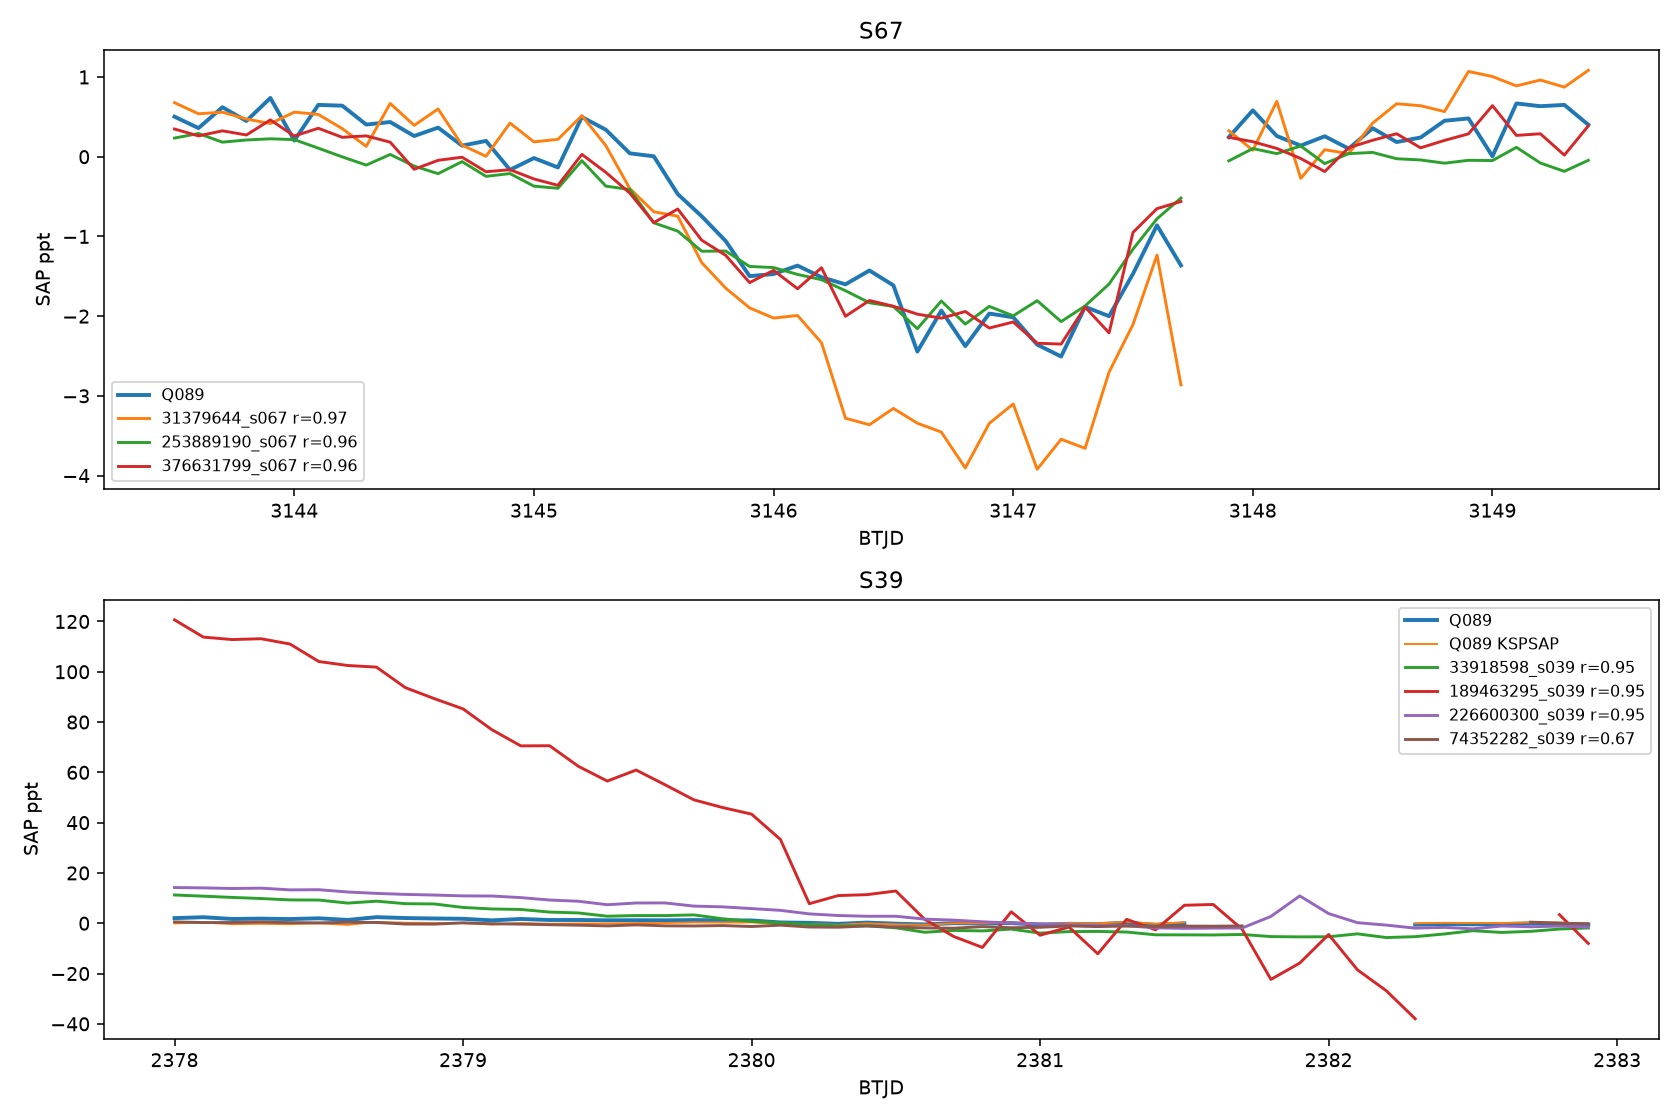

Write the Python code that produced this figure.
from pathlib import Path
import numpy as np,json,hashlib
from astropy.io import fits
import matplotlib;matplotlib.use('Agg')
import matplotlib.pyplot as plt
D=Path(r'[local-path-redacted]')
def read(p):
 with fits.open(p,memmap=False) as h:
  d=h[1].data;t=np.array(d['TIME'],float);f=np.array(d['SAP_FLUX'],float);q=np.array(d['QUALITY']);names=d.names; k=np.array(d['KSPSAP_FLUX'],float) if 'KSPSAP_FLUX' in names else np.full(len(t),np.nan);head=h[0].header
 g=np.isfinite(t)&np.isfinite(f)&(f>0)&(q==0);return t[g],f[g],k[g],head
out={};fig,ax=plt.subplots(2,1,figsize=(12,8))
for j,(sec,start,end) in enumerate([(67,3143.5,3149.5),(39,2378,2383)]):
 edges=np.arange(start,end,.1)
 def bins(t,f):
  return np.array([np.median(f[(t>=x)&(t<x+.1)]) if np.sum((t>=x)&(t<x+.1)) else np.nan for x in edges])
 p=D/f'382040915_s{sec:03d}.fits';t,f,k,h=read(p); f=f/np.median(f)-1;b=bins(t,f);ax[j].plot(edges,b*1000,label='Q089',lw=2)
 if np.isfinite(k).sum()>10:ax[j].plot(edges,bins(t,k/np.nanmedian(k)-1)*1000,label='Q089 KSPSAP',lw=1)
 rows=[]
 for p2 in list(D.glob(f'*_s{sec:03d}.fits'))[:250]:
  if p2 == p: continue
  try:
   t2,f2,k2,h2=read(p2);b2=bins(t2,f2/np.median(f2)-1);good=np.isfinite(b)&np.isfinite(b2)
   if good.sum()<30:continue
   cor=np.corrcoef(b[good],b2[good])[0,1];rows.append((cor,p2,b2,h2))
  except:pass
 rows.sort(key=lambda x:-x[0]); select=rows[:3]
 if sec==39:
  p2=D/'74352282_s039.fits';t2,f2,k2,h2=read(p2);b2=bins(t2,f2/np.median(f2)-1);g=np.isfinite(b)&np.isfinite(b2);select.append((np.corrcoef(b[g],b2[g])[0,1],p2,b2,h2))
 out[sec]=dict(source_hash=hashlib.sha256(p.read_bytes()).hexdigest(),target_camera=h.get('CAMERA'),target_ccd=h.get('CCD'),good_times=[float(x) for x in t[(t>start)&(t<end)]],comparisons=[])
 for cor,p2,b2,h2 in select:
  ax[j].plot(edges,b2*1000,label=f'{p2.stem} r={cor:.2f}');out[sec]['comparisons'].append(dict(path=str(p2),sha256=hashlib.sha256(p2.read_bytes()).hexdigest(),correlation=float(cor),camera=h2.get('CAMERA'),ccd=h2.get('CCD')))
 ax[j].legend(fontsize=8);ax[j].set_title(f'S{sec}');ax[j].set_ylabel('SAP ppt');ax[j].set_xlabel('BTJD')
fig.tight_layout();fig.savefig('helper-q089-compare.png',dpi=140);Path('helper-q089-compare.json').write_text(json.dumps(out,indent=2));print(json.dumps({x:{k:v for k,v in d.items() if k!='good_times'} for x,d in out.items()},indent=2))
